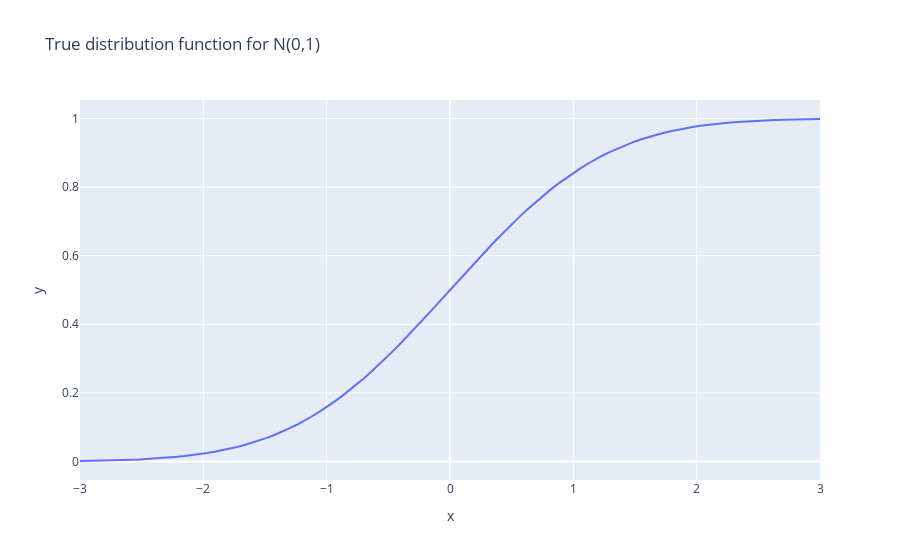

Notebook code cell kept with this figure:
### Markdown cell above
### Task 3:
Repeat this 1000 times and see how often
the confidence band contains the true distribution function.

### Code cell
# true distribution function
x = np.linspace(-3,3,100)
true_dist_func = [norm.cdf(x_i, loc = 0, scale = 1) for x_i in x]

fig = px.line(
    x = x, y = true_dist_func,
    title = 'True distribution function for N(0,1)'
)
fig.show()
